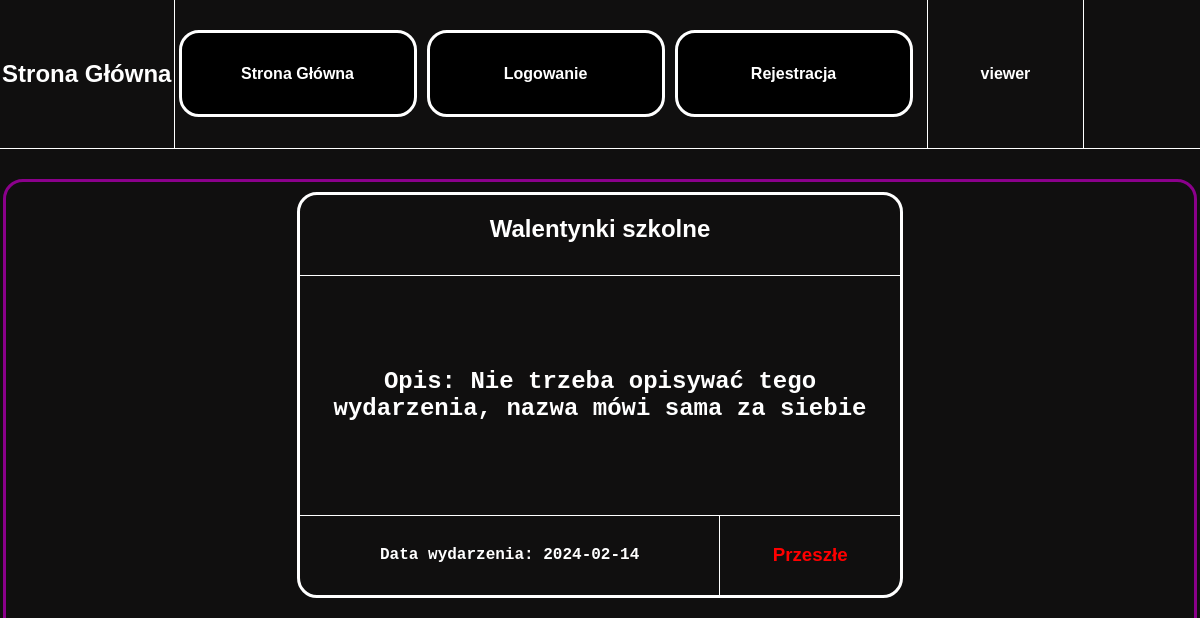
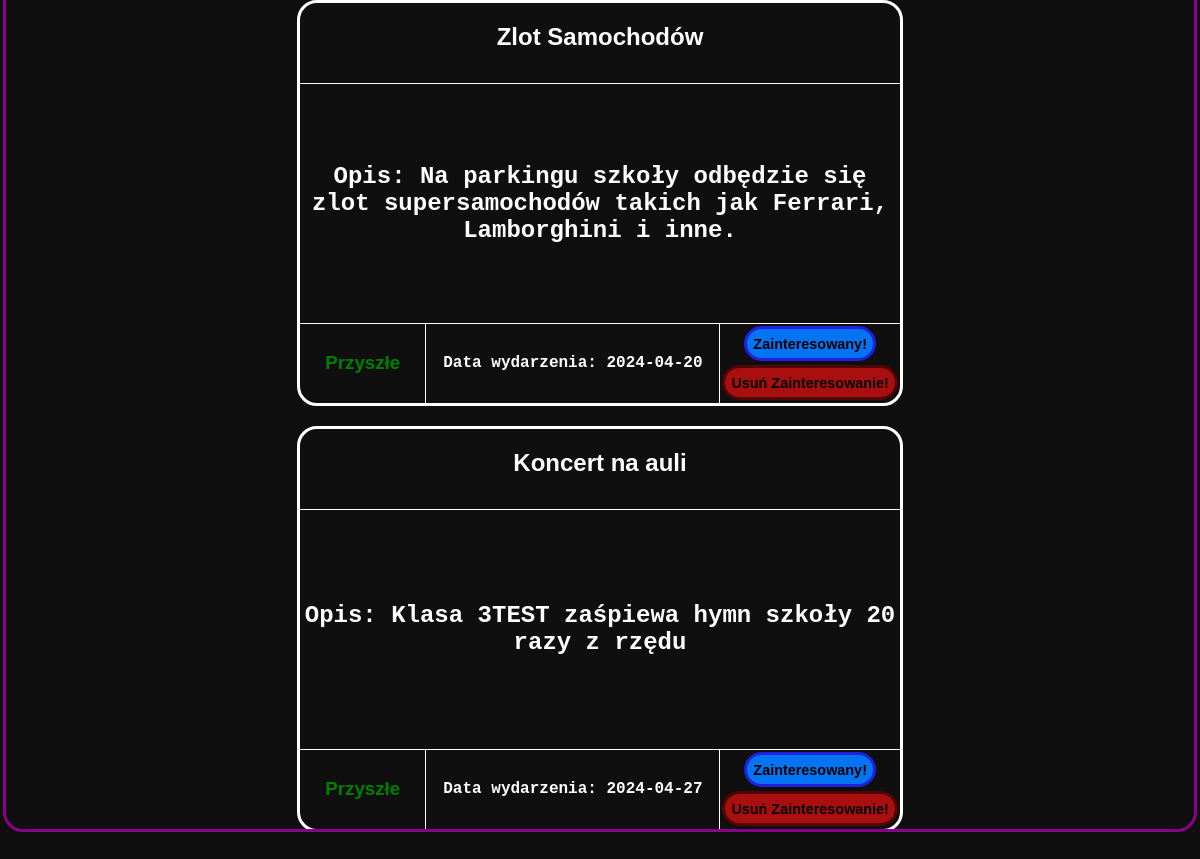
Before: / with the older database file (2 pictures, top to bottom).
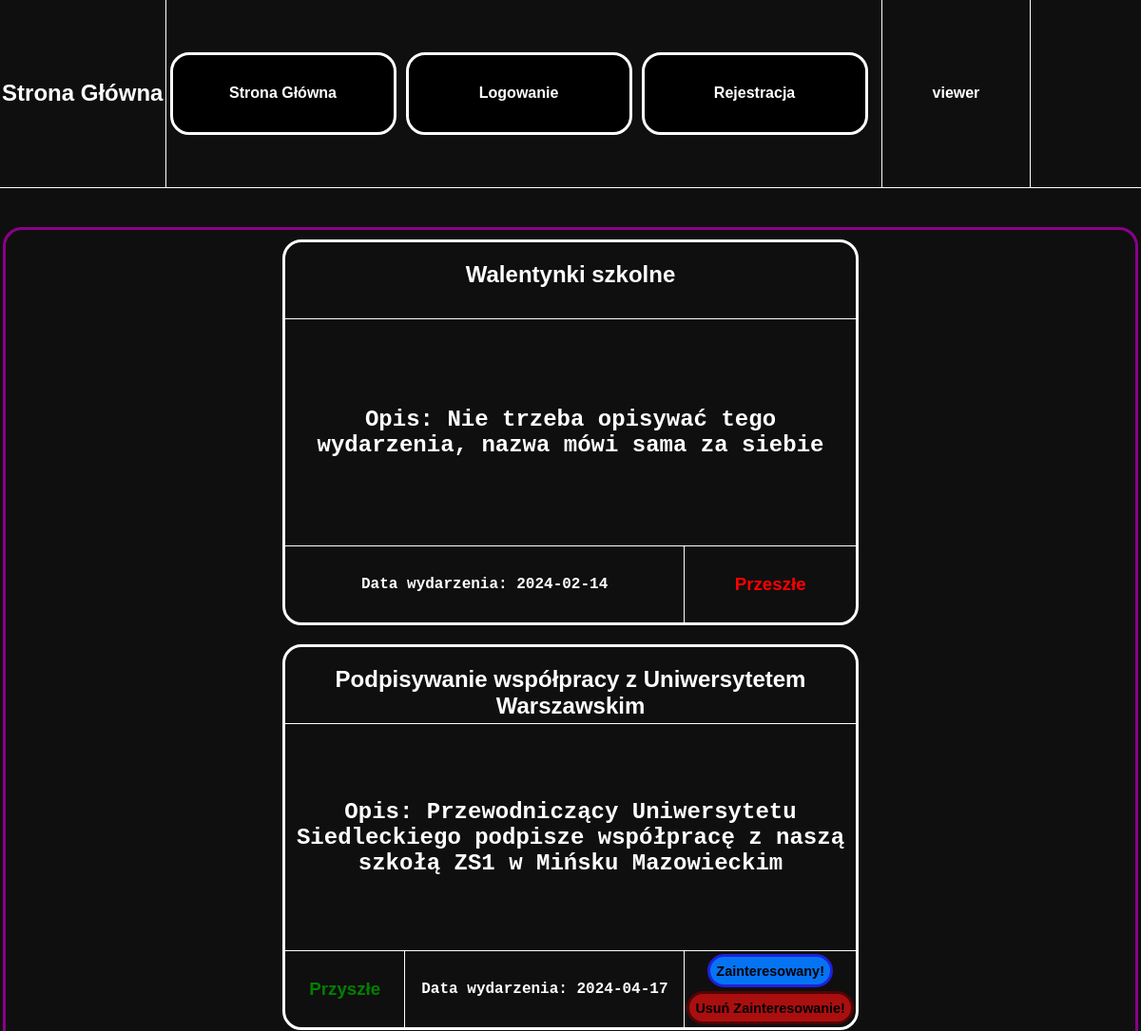
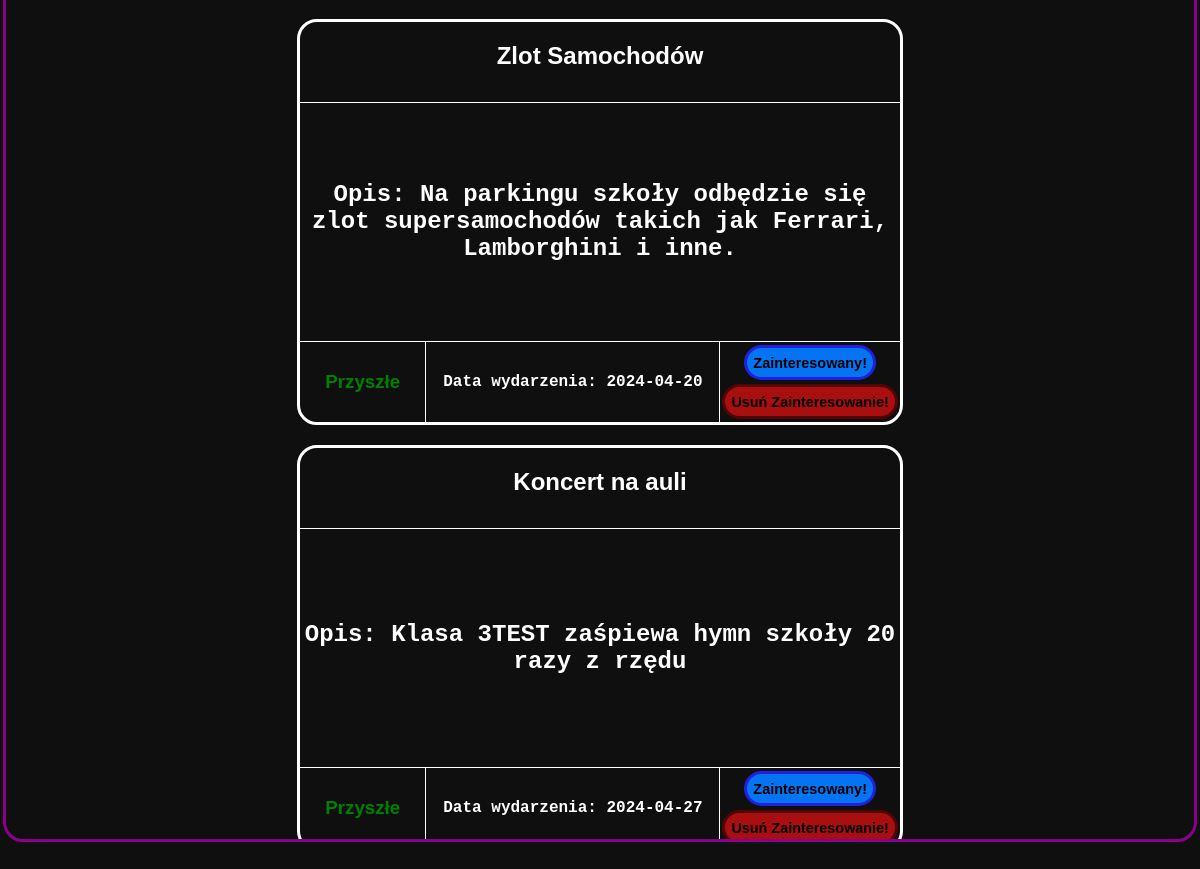
After: the same page with the newer database file (2 pictures, top to bottom).
### tables this page shows
CREATE TABLE `wydarzenia` (
  `ID` int(11) NOT NULL,
  `nazwa_wyd` text NOT NULL,
  `opis_wyd` text NOT NULL,
  `data_wyd` date NOT NULL
);

### index.php (the view, shortened to what this page needs)
<!DOCTYPE html>
<html lang="en">
<head>
    <link rel="stylesheet" href="style.css">
</head>
<body>
    <div id="ogol">
        <div id="menu">
            <div id="menlewolewo">
                <h1>Strona Główna</h1>
            </div>
            <div id="menlewo">
                <?php
                include 'menu.php';
                ?>
            </div>
            <div id="menprawo">
                <?php
                if (isset($_SESSION['user'])) {
                    echo $_SESSION['user'];
                } else {
                    echo "";
                }
                ?>
            </div>
            <div id="menprawoprawo">
            </div>
        </div>
        <div id="tresc">
            <div id="trescogol" style="display: flex; align-items: baseline; justify-content: center; flex-direction: row; flex-wrap: wrap; overflow-y: auto; border-top: solid darkmagenta 3px; border-radius: 20px; width: 99%; height: 95%; /* Ustaw maksymalną wysokość */">
                <?php
                $host = "localhost";
                $dbuser = "root";
                $dbpassword = "";
                $dbname = "Aaawlasny_projekt_BS";
                $conn = mysqli_connect($host, $dbuser, $dbpassword, $dbname);
                $sql = "SELECT `ID`, `nazwa_wyd`, `opis_wyd`, `data_wyd` FROM `wydarzenia` ORDER BY `data_wyd` ASC";
                $result = $conn->query($sql);
                if ($result->num_rows > 0) {
                    while ($row = $result->fetch_assoc()) {
                        echo "<div id = 'wydarzenie'>";
                        echo "<div id = 'divgora' style='display: flex; align-items: baseline; justify-content: center; height: 20%; width: 100%;'>";
                        echo "<h2 id='nazwa_wyd'>" .  $row['nazwa_wyd'] . "</h2>";
                        echo "</div>";
                        echo "<div id = 'divsrodek'>";
                        echo "<h2>" . "Opis: " . $row['opis_wyd'] . "</h2>";
                        echo "</div>";
                        echo "<div id = 'divdol'>";
                        echo "<div id = 'divdollewo'>";
                        $date = new DateTime($row['data_wyd']);
                        $now = new DateTime();
                        if ($date >= $now) {
                            echo "<div id = 'divdollewolewo'>";
                            echo "<h3 id ='dobre'>Przyszłe</h3>";
                            echo "</div>";
                        }
                        echo "<div id = 'divdollewoprawo'>";
                        echo "<h4>" . "Data wydarzenia: " . $row['data_wyd'] . "</h4>";
                        echo "</div>";
                        echo "</div>";
                        echo "<div id = 'divdolprawo'>";
                        $date = new DateTime($row['data_wyd']);
                        $now = new DateTime();
                        if ($date < $now) {
                            echo "<h3 id='zle'>Przeszłe</h3>";
                        } else {
                            echo "<form method='POST' action=''>";
                            echo "<input type='submit' name='zainteres' id='zainteresbutton' value='Zainteresowany!'>";
                            echo "</form>";
                            echo "<form method='POST' action=''>";
                            echo "<input type='submit' name='usun_zainteres' id='usun_zainteresbutton' value='Usuń Zainteresowanie!'>";
                            echo "</form>";
                        }
                        echo "</div>";
                        echo "</div>";
                        echo "</div>";
                    }
                } else {
                    echo "<h1>Brak wydarzeń</h1>";
                }
                ?>
            </div>
        </div>
    </div>
</body>
</html>

Changed rows visible on the page:
added wydarzenia: nazwa_wyd "Podpisywanie współpracy z Uniwersytetem Warszawskim", opis_wyd "Przewodniczący Uniwersytetu Siedleckiego podpisze współpracę z naszą szkołą ZS1 w Mińsku Mazowieckim", shows "Przyszłe", data_wyd "2024-04-17"
